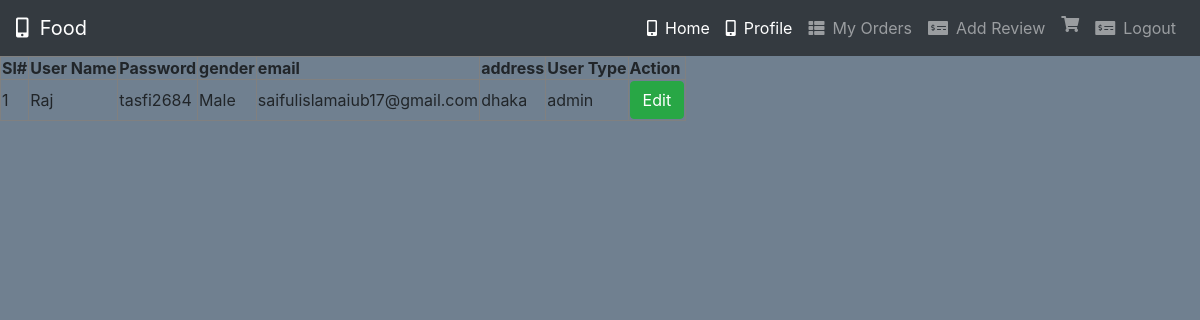
The app's page /Customer/Customer_profile.php (signed in) with its own data.
### tables this page shows
CREATE TABLE `users` (
  `id` int(11) NOT NULL,
  `username` varchar(255) NOT NULL,
  `password` varchar(255) NOT NULL,
  `gender` varchar(255) NOT NULL,
  `email` varchar(255) NOT NULL,
  `address` varchar(255) NOT NULL,
  `usertype` varchar(255) NOT NULL
);

### Customer/models/db_config.php (called while the page is built, shortened)
<?php
	$db_server="localhost";
	$db_uname="root";
	$db_pass="";
	$db_name="inventories";
	function get($query){
		global $db_server,$db_uname,$db_pass,$db_name;
		$conn = mysqli_connect($db_server,$db_uname,$db_pass,$db_name);
		$data = array();
		if($conn){
			$result = mysqli_query($conn,$query);
			while($row = mysqli_fetch_assoc($result)){
				$data[] = $row;
			}
		}
		return $data;
	}
?>

### Customer/controllers/UserController.php (called while the page is built, shortened)
<?php
include 'models/db_config.php';
	function getprofile($id){
		$query = "select * from users where id='$id'";
		$rs = get($query);
		return $rs;
	}
?>

### Customer/Customer_profile.php (the view, shortened to what this page needs)
<?php
include 'header.php';
?>
<?php
	require_once 'controllers/UserController.php';
	$users = getprofile($_SESSION["loggeduser"]);
?>
<div class="center">
	<table border="1" style="border-collapse: collapse;">
		<thead>
			<th>Sl#</th>
			<th>User Name</th>
			<th>Password</th>
			<th>gender</th>
			<th> email</th>
			<th>address</th>
			<th>User Type</th>
			<th>Action</th>
		</thead>
		<tbody>
			<?php
				foreach($users as $p){
                    $id = $p["id"];
					echo "<tr>";
						echo "<td>$id</td>";
						echo "<td>".$p["username"]."</td>";
						echo "<td>".$p["password"]."</td>";
                        echo "<td>".$p["gender"]."</td>";
                        echo "<td>".$p["email"]."</td>";
                        echo "<td>".$p["address"]."</td>";
                        echo "<td>".$p["usertype"]."</td>";
						echo '<td><a href="edit_profile.php?id='.$p["id"].'" class="btn btn-success">Edit</a></td>';
					echo "</tr>";
				}
			?>
		</tbody>
	</table>
</div>

### records on screen
users: id "1", username "Raj", password "tasfi2684", gender "Male", email "saifulislamaiub17@gmail.com", address "dhaka", usertype "admin"
